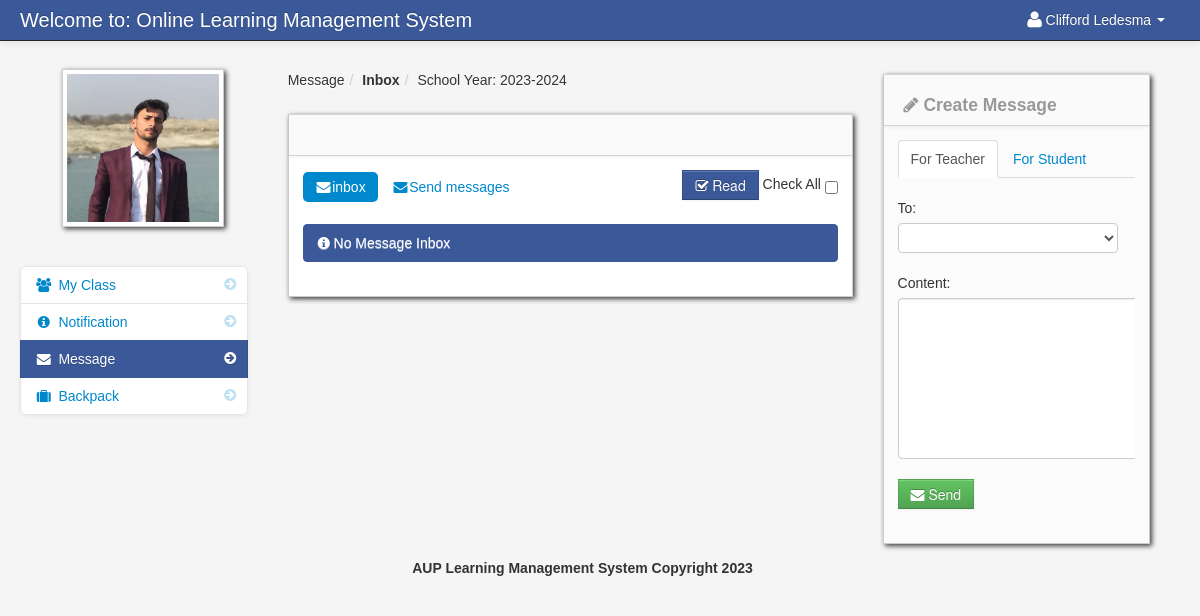
/student_message.php (signed in), run on the app's committed database.
### tables this page shows
CREATE TABLE `student` (
  `student_id` int(11) NOT NULL,
  `firstname` varchar(100) NOT NULL,
  `lastname` varchar(100) NOT NULL,
  `class_id` int(11) NOT NULL,
  `username` varchar(100) NOT NULL,
  `password` varchar(100) NOT NULL,
  `location` varchar(100) NOT NULL,
  `status` varchar(100) NOT NULL
);

CREATE TABLE `school_year` (
  `school_year_id` int(11) NOT NULL,
  `school_year` varchar(100) NOT NULL
);

### session.php (called while the page is built, shortened)
<?php
$session_id=$_SESSION['id'];
?>

### create_message_student.php (the view, shortened to what this page needs)
<div class="span3" id="">
	<div class="row-fluid">
                        <div class="block">
                            <div class="navbar navbar-inner block-header">
                                <div id="" class="muted pull-left"><h4><i class="icon-pencil"></i> Create Message</h4></div>
                            </div>
                            <div class="block-content collapse in">
                                <div class="span12">
								    <ul class="nav nav-tabs">
										<li class="active">
											<a href="student_message.php">For Teacher</a>
										</li>
										<li><a href="student_message_student.php">For Student</a></li>
									</ul>
								<form method="post" id="send_message">
										<div class="control-group">
											<label>To:</label>
                                          <div class="controls">
                                            <select name="teacher_id" class="chzn-select" required>
                                              	<option></option>
											<?php
											$query = mysqli_query($conn,"select * from teacher order by firstname");
											while($row = mysqli_fetch_array($query)){
											?>
											<option value="<?php echo $row['teacher_id']; ?>"><?php echo $row['firstname']; ?> <?php echo $row['lastname']; ?> </option>
											<?php } ?>
                                            </select>
                                          </div>
                                        </div>
										<div class="control-group">
											<label>Content:</label>
                                          <div class="controls">
											<textarea name="my_message" class="my_message" required></textarea>
                                          </div>
                                        </div>
										<div class="control-group">
                                          <div class="controls">
												<button  class="btn btn-success"><i class="icon-envelope-alt"></i> Send </button>
                                          </div>
                                        </div>
                                </form>
								</div>
                            </div>
                        </div>
	</div>
</div>

### student_message.php (shortened to what this page needs)
<?php include('header_dashboard.php'); ?>
<?php include('session.php'); ?>
<body>
		<?php include('navbar_student.php'); ?>
        <div class="container-fluid">
            <div class="row-fluid">
				<?php include('student_message_sidebar.php'); ?>
               <div class="span6" id="content">
                     <div class="row-fluid">
					     <ul class="breadcrumb">
								<?php
								$school_year_query = mysqli_query($conn,"select * from school_year order by school_year DESC")or die(mysqli_error());
								$school_year_query_row = mysqli_fetch_array($school_year_query);
								?>
								<li><a href="#">Message</a><span class="divider">/</span></li>
								<li><a href="#"><b>Inbox</b></a><span class="divider">/</span></li>
								<li><a href="#">School Year: <?php echo $school_year_query_row['school_year']; ?></a></li>
						</ul>
                        <div id="block_bg" class="block">
                            <div class="navbar navbar-inner block-header">
                            </div>
                            <div class="block-content collapse in">
                                <div class="span12">
								<form action="read_message.php" method="post">
										<div class="pull-right">
											<button class="btn btn-info" name="read"><i class="icon-check"></i> Read</button>
							Check All <input type="checkbox"  name="selectAll" id="checkAll" />
										</div>
										<ul class="nav nav-pills">
										<li class="active"><a href="student_message.php"><i class="icon-envelope-alt"></i>inbox</a></li>
										<li class=""><a href="sent_message_student.php"><i class="icon-envelope-alt"></i>Send messages</a></li>
										</ul>
									<?php
								 $query_announcement = mysqli_query($conn,"select * from message
																	LEFT JOIN student ON student.student_id = message.sender_id
																	where  message.reciever_id = '$session_id' order by date_sended DESC
																	")or die(mysqli_error());
								$count_my_message = mysqli_num_rows($query_announcement);
								if ($count_my_message != '0'){
								 while($row = mysqli_fetch_array($query_announcement)){
								 $id = $row['message_id'];
								 								 $id_2 = $row['message_id'];
								 $status = $row['message_status'];
								 $sender_id = $row['sender_id'];
								 $sender_name = $row['sender_name'];
								 $reciever_name = $row['reciever_name'];
								 ?>
											<div class="post"  id="del<?php echo $id; ?>">
											<div class="message_content">
											<?php echo $row['content']; ?>
											</div>
											<div class="pull-right">
											<?php if ($status == 'read'){
											}else{ ?>
											<input id="" class="" name="selector[]" type="checkbox" value="<?php echo $id; ?>">
											<?php } ?>
											</div>
													<hr>
											Send by: <strong><?php echo $row['sender_name']; ?></strong>
											<i class="icon-calendar"></i> <?php echo $row['date_sended']; ?>
														<div class="pull-right">
															<a class="btn btn-link"  href="#reply<?php echo $id; ?>" data-toggle="modal" ><i class="icon-reply"></i> Reply </a>
														</div>
													<div class="pull-right">
													<a class="btn btn-link"  href="#<?php echo $id; ?>" data-toggle="modal" ><i class="icon-remove"></i> Remove </a>
													<?php include("remove_inbox_message_modal.php"); ?>
													<?php include("reply_inbox_message_modal_student.php"); ?>
													</div>
											</div>
								<?php }}else{ ?>
								<div class="alert alert-info"><i class="icon-info-sign"></i> No Message Inbox</div>
								<?php } ?>
								</form>
                                </div>
                            </div>
                        </div>
                    </div>
                </div>
				<?php include('create_message_student.php') ?>
            </div>
		<?php include('footer.php'); ?>
        </div>
		<?php include('script.php'); ?>
    </body>
</html>

### navbar_student.php (shortened to what this page needs)
<div class="navbar navbar-fixed-top navbar-inverse">
        <div class="navbar-inner">
            <div class="container-fluid">
                <a class="brand" href="#">Welcome to: Online Learning Management System</a>
					<div class="nav-collapse collapse">
						<ul class="nav pull-right">
							<?php $query= mysqli_query($conn,"select * from student where student_id = '$session_id'")or die(mysqli_error());
									$row = mysqli_fetch_array($query);
							?>
							<li class="dropdown">
								<a href="#" role="button" class="dropdown-toggle" data-toggle="dropdown"> <i class="icon-user icon-large"></i><?php echo $row['firstname']." ".$row['lastname'];  ?> <i class="caret"></i></a>
							</li>
						</ul>
					</div>
            </div>
        </div>
</div>

### student_message_sidebar.php (shortened to what this page needs)
<div class="span3" id="sidebar">
					<img id="avatar" class="img-polaroid" src="admin/<?php echo $row['location']; ?>">
		<ul class="nav nav-list bs-docs-sidenav nav-collapse collapse">
			<li class=""><a href="dashboard_student.php"><i class="icon-chevron-right"></i><i class="icon-group"></i>&nbsp;My Class</a></li>
			<li class="">
				<a href="student_notification.php"><i class="icon-chevron-right"></i><i class="icon-info-sign"></i>&nbsp;Notification
				</a>
			</li>
			<li class="active">
			<a href="student_message.php"><i class="icon-chevron-right"></i><i class="icon-envelope-alt"></i>&nbsp;Message
			</a>
			</li>
			 <li class=""><a href="backpack.php"><i class="icon-chevron-right"></i><i class="icon-suitcase"></i>&nbsp;Backpack</a></li>
		</ul>
</div>

### admin/assets/styles.css (style rules this page uses)
body { padding-top: 60px; padding-bottom: 40px; background-color: #f5f5f5; }
#content { margin-left:0px; }
.breadcrumb { margin: 0 0 0px; padding: 10px 0px; background-color: transparent; }
.block { background: url("../images/pixel-60fff.png") repeat scroll 0 0 rgba(0, 0, 0, 0) !important; border: 1px solid #ccc; background: white; margin: 1em 0em; border-top: none; -webkit-box-shadow: 2px 2px 5px rgba(0, 0, 6, 0.75); -moz-box-shadow: 2px 2px 5px rgba(0, 0, 6, 0.75); box-shadow: 2px 2px 5px rgba(0, 0, 6, 0.75); }
.block-content { margin: 1em; min-height: .25em; }
.block-header { margin-bottom: 0px; border-right: none; border-left: none; -webkit-border-radius: 0px; -moz-border-radius: 0px; border-radius: 0px; }
.block-header div { padding-top: 10px; }
.bs-docs-sidenav { max-width: 228px; margin: 30px 0 0; padding: 0; background-color: #fff; -webkit-border-radius: 6px; -moz-border-radius: 6px; border-radius: 6px; -webkit-box-shadow: 0 1px 4px rgba(0,0,0,.065); -moz-box-shadow: 0 1px 4px rgba(0,0,0,.065); box-shadow: 0 1px 4px rgba(0,0,0,.065); }
.bs-docs-sidenav > li > a { display: block; width: 190px \9; margin: 0 0 -1px; padding: 8px 14px; border: 1px solid #e5e5e5; }
.bs-docs-sidenav > li:first-child > a { -webkit-border-radius: 6px 6px 0 0; -moz-border-radius: 6px 6px 0 0; border-radius: 6px 6px 0 0; }
.bs-docs-sidenav > li:last-child > a { -webkit-border-radius: 0 0 6px 6px; -moz-border-radius: 0 0 6px 6px; border-radius: 0 0 6px 6px; }
.bs-docs-sidenav > .active > a { position: relative; z-index: 2; padding: 9px 15px; border: 0; text-shadow: 0 1px 0 rgba(0,0,0,.15); -webkit-box-shadow: inset 1px 0 0 rgba(0,0,0,.1), inset -1px 0 0 rgba(0,0,0,.1); -moz-box-shadow: inset 1px 0 0 rgba(0,0,0,.1), inset -1px 0 0 rgba(0,0,0,.1); box-shadow: inset 1px 0 0 rgba(0,0,0,.1), inset -1px 0 0 rgba(0,0,0,.1); }
.bs-docs-sidenav .icon-chevron-right { float: right; margin-top: 2px; margin-right: -6px; opacity: .25; }
.bs-docs-sidenav .active .icon-chevron-right, .bs-docs-sidenav .active a:hover .icon-chevron-right { opacity: 1; }

### data on the page
student: firstname "Clifford", lastname "Ledesma", location (picture)
school_year: school_year "2023-2024"
